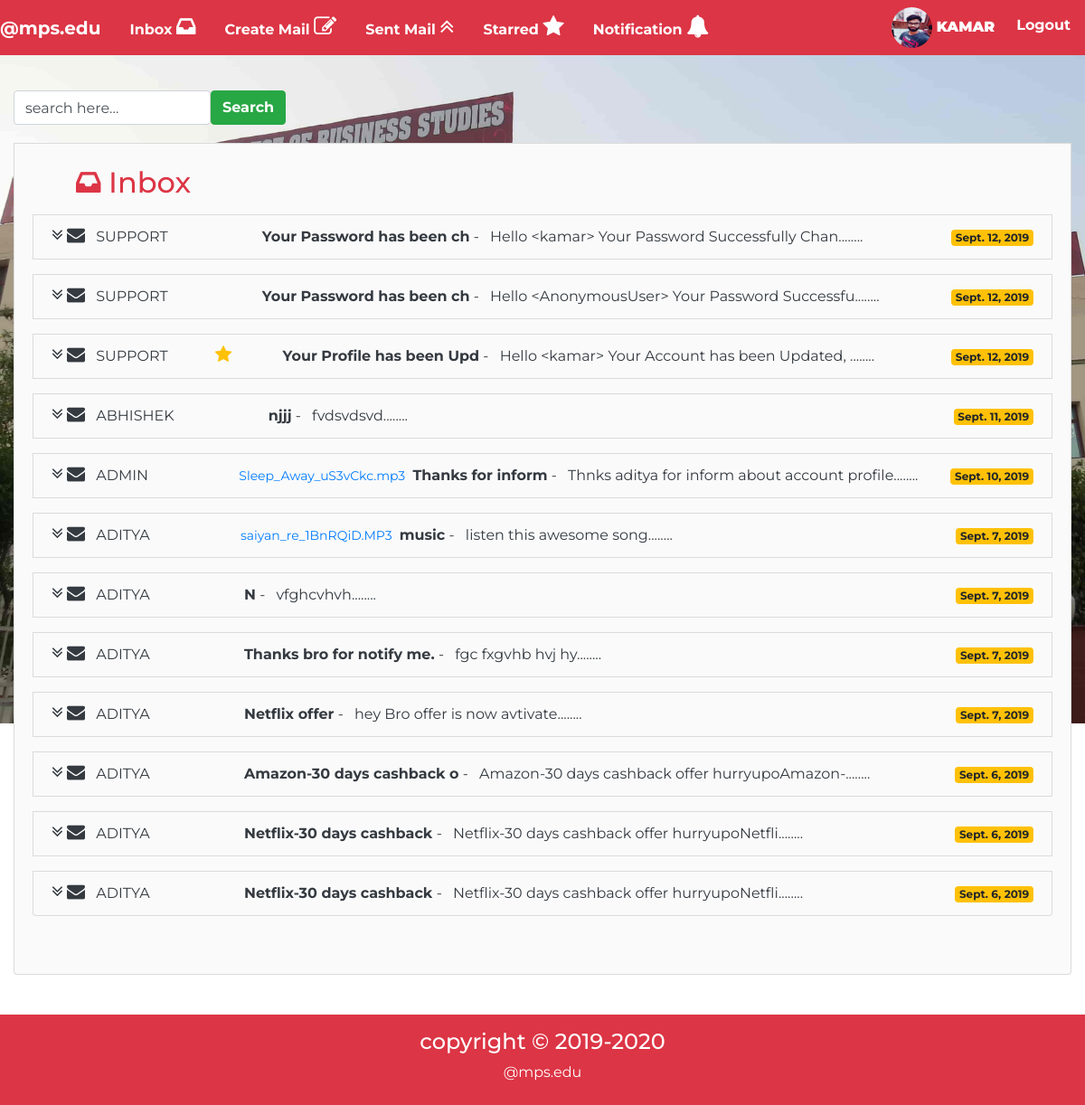
The page /inbox/ (signed in) on the database as committed earlier.
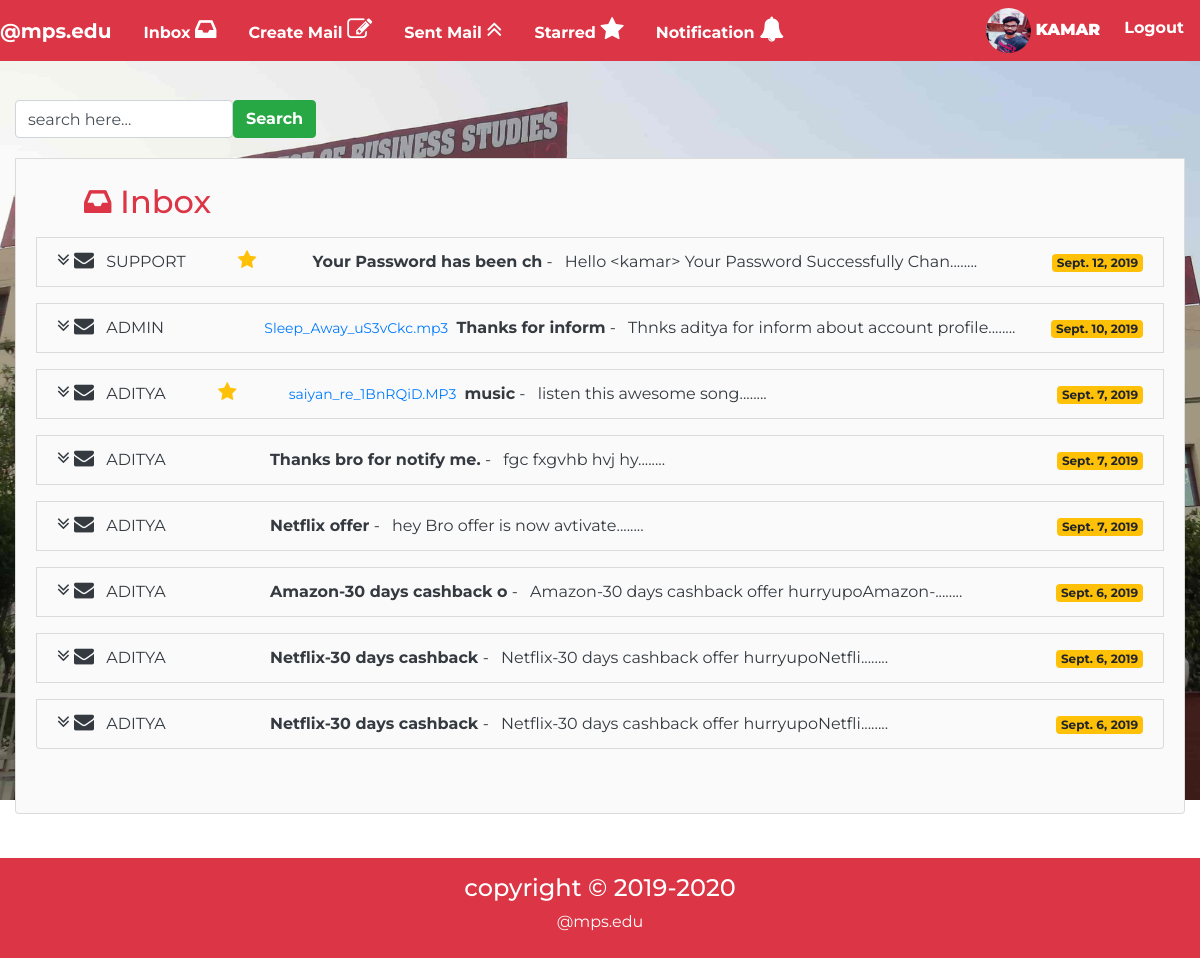
The same page on the database as committed later.
### account/models.py (models this page shows, shortened)
class Profile(models.Model):
	user=models.OneToOneField(User,on_delete=models.CASCADE)
	gender=models.CharField(max_length=10,choices=(('Male','Male'),('Female','Female')),default='Male')
	tel=models.CharField(max_length=10)
	pic=models.ImageField(upload_to='profile/profile_pic',default="profile/profile_pic/profile_image.jpg")
	type=models.CharField(max_length=10,choices=(('Student','Student'),('Teacher','Teacher')),default='Student')
	security=models.CharField(max_length=50,default="")

### mail/models.py (models this page shows, shortened)
class Inbox(models.Model):
	profile=models.ForeignKey(Profile,on_delete=models.CASCADE,related_name="inbox_profile")
	from_user=models.ForeignKey(Profile,on_delete=models.CASCADE,related_name="from_user",default='')
	sub=models.CharField(max_length=200)
	msg=models.TextField()
	attach=models.FileField(upload_to="attach_data/",default="")
	date=models.DateField(auto_now_add=True)
	starred=models.BooleanField(default=False)

### mail/views.py (the view)
# urls.py: path('inbox/',views.inbox),
@login_required(login_url="/account/login")
def inbox(req):
	inbox=Inbox.objects.filter(profile__user__username=req.user).order_by('-id')
	return render(req,"mail/inbox.html",{'inbox':inbox})

### mail/templates/mail/inbox.html (shortened to what this page needs)
{%extends 'mail/basic.html'%}
{%block body%}
<div class="container-fluid">
	<section class="my-5">
		<div class=" mt-5 mb-3">
		<form action="#" method="post" class="form-inline ">
		<input type="search" value="search here..." class="form-control">
		<button type="submit" class="btn btn-success my-1 font-weight-bolder">Search</button>
	</form>
	</div>
	<div class="remove-underline list-group-item bg list-group-item-secondary pb-5 pt-4">
		<h2 class="text-danger ml-5"><i class="fa fa-inbox"></i> Inbox</h2>
{% for msg in inbox%}
<li class="list-group-item list-group-item-secondary inbox my-3 delhover" id="delhover{{msg.id}}">
    <a href="/home/inbox_view/{{msg.id}}" class="text-dark">
   <i class="fa fa-angle-double-down font-awesome-size"></i>&nbsp<i class="fa fa-envelope font-awesome-size"></i>
	<span class="ml-2 mr-5 ">{{msg.from_user.user.username|upper}}</span></a>
	{%if msg.starred%}
	<a href="#"  id="{{msg.id}}" class="text-warning delete_starred"><i class="fa fa-star font-awesome-size font-awesome-delete" ></i></a>
	{%else%}
	<a href="#" id="{{msg.id}}" class="text-info save_starred"><i class="fa fa-star font-awesome-size font-awesome-delete starred-inbox" id="starred{{msg.id}}"></i></a>
	{%endif%}
	<a href="/home/inbox_view/{{msg.id}}" class="text-dark">
	<span class="ml-5 text-primary" style="font-size:14px;">{{msg.attach.name|slice:"12:"}}</span>
	<span class="font-weight-bolder ml-1">{{msg.sub|slice:":25"}}</span> -
	<span class="ml-2">{{msg.msg|slice:":45"}}........</span>
	</a>
	<span class="float-right"><span class="badge badge-warning">{{msg.date}}</span></span>
</li>
{%endfor%}
</div>
</section>
</div>
{%endblock%}

### mail/templates/mail/basic.html (shortened to what this page needs)
<!DOCTYPE html>
<html>
<head>
<link rel="stylesheet" href="https://maxcdn.bootstrapcdn.com/bootstrap/4.3.1/css/bootstrap.min.css">
<link rel="stylesheet" type="text/css" href="https://stackpath.bootstrapcdn.com/font-awesome/4.7.0/css/font-awesome.min.css">
<link href="//maxcdn.bootstrapcdn.com/font-awesome/4.1.0/css/font-awesome.min.css" rel="stylesheet">
{% load static %}
</head>
<body>
<nav class="navbar navbar-expand-md navbar-light bg-danger fixed-top p-0">
	<a href="/home" class="navbar-brand text-white font-weight-bolder">@mps.edu</a>
	<div id="mynav" class="collapse navbar-collapse">
	    	{%if user.is_authenticated%}
<ul class="navbar-nav navbar-link-style font-weight-bolder text-center">
		<li class="nav-item p-0"><a href="/home/inbox" class="nav-link p-3">Inbox <i class="fa fa-inbox font-awesome-notification"></i></a></li>
	<li class="nav-item"><a href="/home/create" class="nav-link p-3">Create Mail <i class="fa fa-edit font-awesome-notification"></i></a></li>
	<li class="nav-item"><a href="/home/sentmail" class="nav-link p-3">Sent Mail <i class="fa fa-angle-double-up font-awesome-notification"></i></a></li>
	<li class="nav-item"><a href="/home/starred" class="nav-link p-3">Starred <i class="fa fa-star font-awesome-notification"></i></a></li>
	<li class="nav-item "><a href="#" class="nav-link p-3" data-toggle="popover" id="noti" data-placement="bottom" data-trigger="focus" data-html="true">Notification <i class="fa fa-bell font-awesome-notification"></i></a></li>
	</ul>
		{%endif%}
	<ul class="navbar-nav navbar-link-style text-center ml-auto font-weight-bolder">
	{%if user.is_authenticated%}
	<li class="nav-item"><a href="/account/profile" class="nav-link text-white"><img src="/media/{{user.profile.pic}}" class="img-fluid img-login rounded-circle">  <b>{{user.username|upper}}</b></a></li>
	<li class="nav-item"><a href="/account/logout" class="nav-link text-white p-3">Logout</a></li>
	{%else%}
	<li class="nav-item"><a href="/account/login" class="nav-link text-white p-3">Login</a></li>
	<li class="nav-item"><a href="/account/signup" class="nav-link text-white p-3">Register</a></li>
	{%endif%}
</ul>
</div>
</nav>
<br><br>
<main class="my-5">
{%block body%} {%endblock%}
</main><br><br><br><br>
<footer class="mt-5 pt-3 pb-2 bg-danger text-white">
<h4 class="text-center">copyright &copy 2019-2020</h4>
<p class="text-center">@mps.edu</p>
</footer>
</body>
</html>

Rows that differ between the two databases and show on the page:
removed Inbox: from_user.user.username "SUPPORT", sub "Your Password has been ch", msg "Hello <AnonymousUser> Your Password Successfu", date "Sept. 12, 2019"
removed Inbox: from_user.user.username "SUPPORT", sub "Your Profile has been Upd", msg "Hello <kamar> Your Account has been Updated,", date "Sept. 12, 2019"
removed Inbox: from_user.user.username "ABHISHEK", sub "njjj", msg "fvdsvdsvd", date "Sept. 11, 2019"
removed Inbox: from_user.user.username "ADITYA", sub "N", msg "vfghcvhvh", date "Sept. 7, 2019"
changed Inbox "Your Password has been ch": starred False → True (drawn)
changed Inbox "music": starred False → True (drawn)
